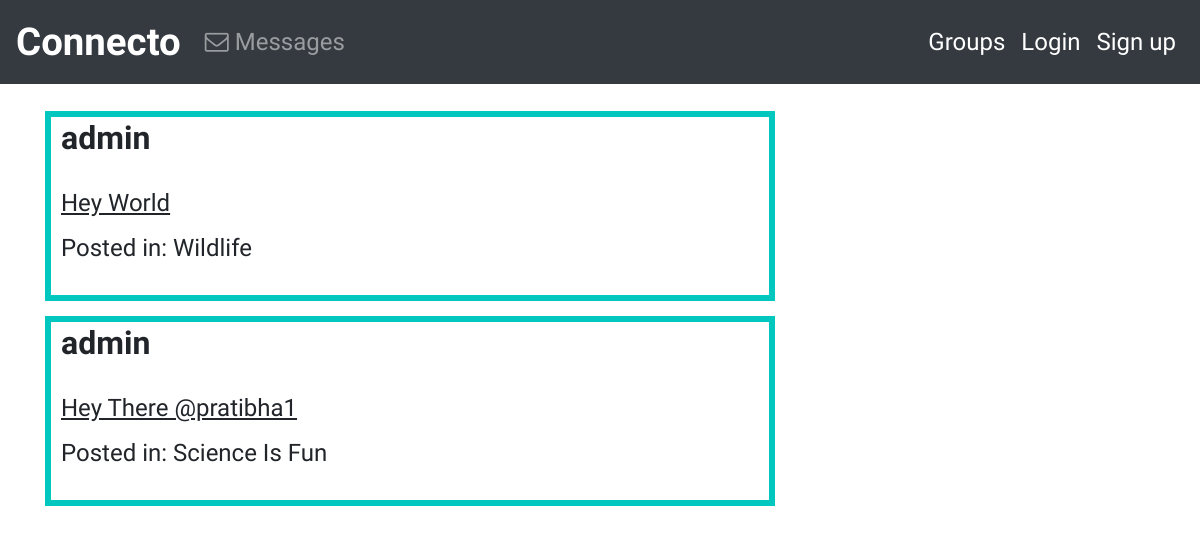
Page /posts/by/admin/ on the committed database.
### posts/models.py (models this page shows, shortened)
class Post(models.Model):
    user=models.ForeignKey(User,related_name='posts',on_delete=models.CASCADE)
    message=models.TextField()
    message_html=models.TextField(editable=False)
    created_at=models.DateTimeField(auto_now=True)
    group=models.ForeignKey(Group,related_name='posts',null=True,blank=True,on_delete=models.CASCADE)
    class Meta:
        ordering =['-created_at']
        unique_together=['user','message']

### groups/models.py (models this page shows, shortened)
class Group(models.Model):
    name=models.CharField(max_length=250,unique=True)
    slug=models.SlugField(allow_unicode=True,unique=True)
    description=models.TextField(blank=True,default='')
    description_html=models.TextField(editable=False,default='',blank=True)
    members=models.ManyToManyField(User,through="Groupmember")
    class Meta:
        ordering =['name']

### posts/views.py (the view)
# urls.py: re_path(r'by/(?P<username>[-\w]+)/$',UserPosts.as_view(),name='for_user'),
class UserPosts(SelectRelatedMixin,ListView):
    model=Post
    template_name='posts/user_post_list.html'
    def get_queryset(self):
        try:
            self.post_user=Post.objects.filter(user__username__iexact=self.kwargs.get('username'))
        except User.DoesNotExist:
            return Http404
        else:
            return self.post_user.all()
    def get_context_data(self, **kwargs):
        context = super().get_context_data(**kwargs)
        context['post_user'] = self.kwargs.get('username')
        return context

### posts/templates/posts/user_post_list.html
{% extends "posts/post_base.html" %}
    {% block post_content %}
        {% for post in post_list %}
            <div class="col-md-8">
                    {% include "posts/_post.html" %}
            </div>
        {% endfor %}
    {% endblock %}

### posts/templates/posts/_post.html (shortened to what this page needs)
<div class="post-media">
    <h2><b>{{post.user.username}}</b></h2>
    <br>
        <div class="media-body">
            <h4> <U>{{post.message_html|safe}}</U></h4>
                {% if post.group %}
                    <h4>  Posted in: {{post.group.name}}</h4>
                    <br>
                {% endif %}
        </div>
    </div>

### static/css/base.css (style rules this page uses)
body { font-family: 'Source Sans Pro', sans-serif; }
.post-media { border: 6px solid #01c7be; padding-top:2px; padding-left: 10px; margin-top: 15px; }

### rows in the picture
Post: user.username "admin", message_html "Hey World", group.name "Wildlife"
Post: user.username "admin", message_html "Hey There @pratibha1", group.name "Science Is Fun"
